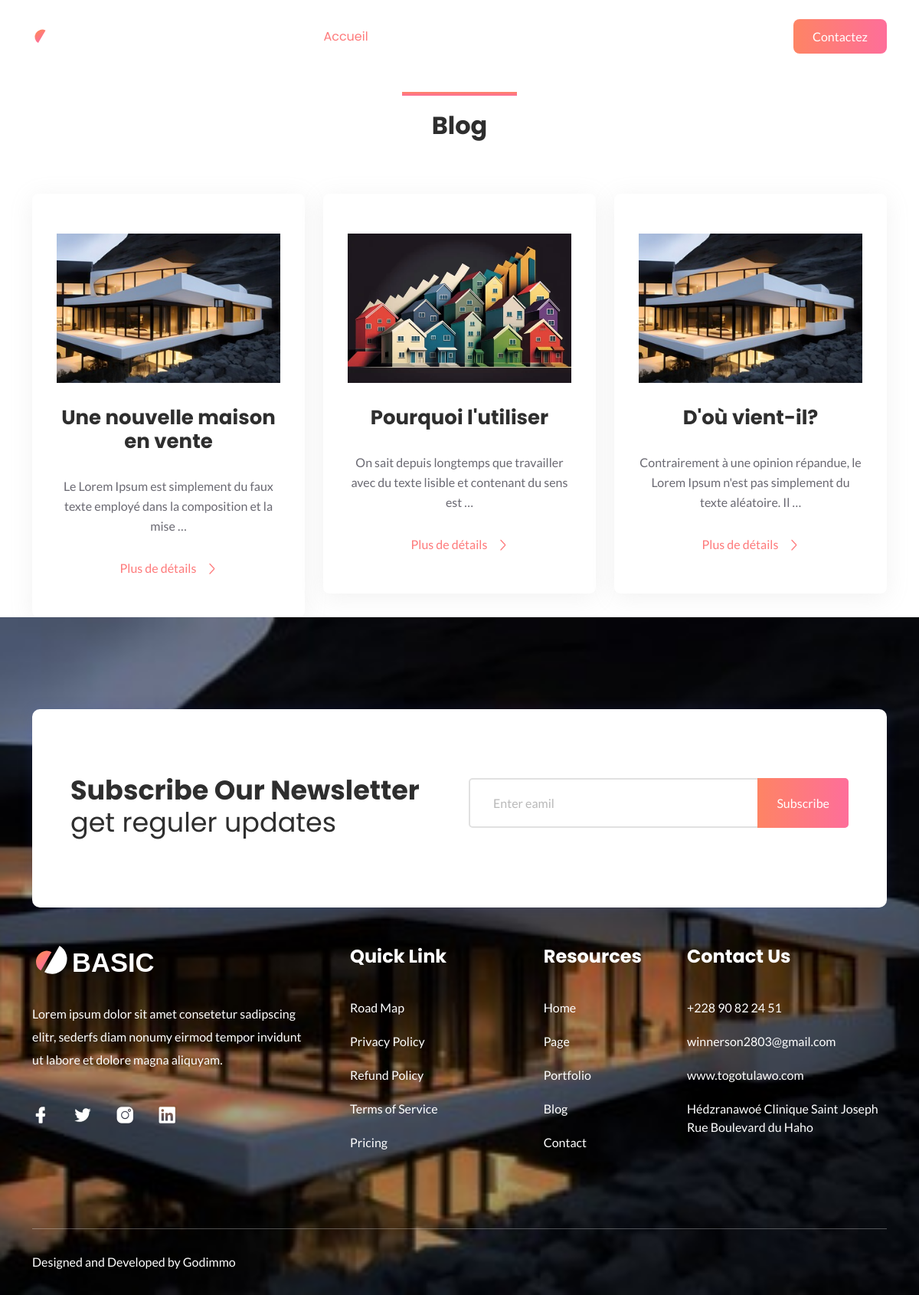
The page /liste_article/ on the database its author committed.
### immobilier/models.py (models this page shows, shortened)
class Article(models.Model):
    titre= models.CharField(max_length=200)
    contenu= models.TextField()
    image= models.ImageField(upload_to="images", null=True)
    date= models.DateTimeField(auto_now_add=True)

### immobilier/views.py (the view)
# urls.py: path('liste_article/', views.liste_article, name='liste_article'),
def liste_article(request):
    tous_les_articles= Article.objects.all()
    return render(request, 'liste_article.html', locals())

### immobilier/templates/liste_article.html (shortened to what this page needs)
{% extends 'page_accueil.html'%}
{% load static %}
{% block content %}
 <section id="features" class="services-area pt-120">
    <div class="container">
      <div class="row justify-content-center">
        <div class="col-lg-10">
          <div class="section-title text-center pb-40">
            <div class="line m-auto"></div>
            <h3 class="title">
              Blog
            </h3>
          </div>
        </div>
      </div>
      <div class="row justify-content-center">
        {% for article in tous_les_articles %}
        <div class="col-lg-4 col-md-7 col-sm-8">
            <div
              class="single-services text-center mt-30 wow fadeIn"
              data-wow-duration="1s"
              data-wow-delay="0.5s"
            >
              <div class="services-icon">
                <img
                  class="shape"
                  src="{{ article.image.url }}"
                  alt="shape"
                />
              </div>
              <div class="services-content mt-30">
                <h4 class="services-title">
                  <a href="javascript:void(0)"> {{ article.titre }} </a>
                </h4>
                <p class="text">
                {{ article.contenu|truncatewords:15}}
                </p>
                <a class="more" href="{% url 'detail_article' article.id %}"
                  >Plus de détails <i class="lni lni-chevron-right"> </i>
                </a>
              </div>
            </div>
          </div>
        {% endfor %}
      </div>
    </div>
  </section>
{% endblock %}

### immobilier/templates/page_accueil.html (shortened to what this page needs)
{% load static %}
<!DOCTYPE html>
<html class="no-js" lang="en">
  <head>
    <link rel="stylesheet" href="{% static 'assets/css/animate.css' %}"/>
    <link rel="stylesheet" href="{% static 'assets/css/glightbox.min.css' %}" />
    <link rel="stylesheet" href="{% static 'assets/css/lineIcons.css' %}" />
    <link rel="stylesheet" href="{% static 'assets/css/bootstrap.min.css' %}" />
    <link rel="stylesheet" href="{% static 'assets/css/style.css' %}" />
  </head>
  <body>
    <header class="header-area">
      <div class="navbar-area">
        <div class="container">
          <div class="row">
            <div class="col-lg-12">
              <nav class="navbar navbar-expand-lg">
                <a class="navbar-brand" href="index.html">
                  <img src="{% static 'assets/images/logo/logo.svg' %}" alt="Logo" />
                </a>
                <div
                  class="collapse navbar-collapse sub-menu-bar"
                  id="navbarSupportedContent"
                >
                  <ul id="nav" class="navbar-nav ms-auto">
                    <li class="nav-item">
                      <a class="page-scroll active" href="#home">Accueil</a>
                    </li>
                    <li class="nav-item">
                      <a class="page-scroll" href="#features">Services</a>
                    </li>
                    <li class="nav-item">
                      <a class="page-scroll" href="#about">A propos</a>
                    </li>
                    <li class="nav-item">
                      <a class="page-scroll" href="#facts">Mission</a>
                    </li>
                    <li class="nav-item">
                      <a href="javascript:void(0)">Equipe</a>
                    </li>
                    <li class="nav-item">
                      <a href="{% url 'liste_article' %}">Blog</a>
                    </li>
                  </ul>
                </div>
                <div class="navbar-btn d-none d-sm-inline-block">
                  <a
                    class="main-btn"
                    data-scroll-nav="0"
                    href="#footer"
                    rel="nofollow"
                  >
                    Contactez
                  </a>
                </div>
              </nav>
            </div>
          </div>
        </div>
      </div>
      {% block content %}{% endblock %}
    <footer id="footer" class="footer-area pt-120">
      <div class="container">
        <div
          class="subscribe-area wow fadeIn"
          data-wow-duration="1s"
          data-wow-delay="0.5s"
        >
          <div class="row">
            <div class="col-lg-6">
              <div class="subscribe-content mt-45">
                <h2 class="subscribe-title">
                  Subscribe Our Newsletter <span>get reguler updates</span>
                </h2>
              </div>
            </div>
            <div class="col-lg-6">
              <div class="subscribe-form mt-50">
                <form method="post" action="{% url 'page_accueil' %}">
                  <input name="email" type="text" placeholder="Enter eamil" />
                  <button class="main-btn">Subscribe</button>
                </form>
              </div>
            </div>
          </div>
        </div>
        <div class=" pb-100">
          <div class="row">
            <div class="col-lg-4 col-md-6 col-sm-8">
              <div
                class="footer-about mt-50 wow fadeIn"
                data-wow-duration="1s"
                data-wow-delay="0.2s"
              >
                <a class="logo" href="javascript:void(0)">
                  <img src="{% static 'assets/images/logo/logo.svg' %}" alt="logo" />
                </a>
                <p class="text">
                  Lorem ipsum dolor sit amet consetetur sadipscing elitr,
                  sederfs diam nonumy eirmod tempor invidunt ut labore et dolore
                  magna aliquyam.
                </p>
                <ul class="social">
                  <li>
                    <a href="javascript:void(0)">
                      <i class="lni lni-facebook-filled"> </i>
                    </a>
                  </li>
                  <li>
                    <a href="javascript:void(0)">
                      <i class="lni lni-twitter-filled"> </i>
                    </a>
                  </li>
                  <li>
                    <a href="javascript:void(0)">
                      <i class="lni lni-instagram-filled"> </i>
                    </a>
                  </li>
                  <li>
                    <a href="javascript:void(0)">
                      <i class="lni lni-linkedin-original"> </i>
                    </a>
                  </li>
                </ul>
              </div>
            </div>
            <div class="col-lg-5 col-md-7 col-sm-12">
              <div class="footer-link d-flex mt-50 justify-content-sm-between">
                <div
                  class="link-wrapper wow fadeIn"
                  data-wow-duration="1s"
                  data-wow-delay="0.4s"
                >
                  <div class="footer-title">
                    <h4 class="title">Quick Link</h4>
                  </div>
                  <ul class="link">
                    <li><a href="javascript:void(0)">Road Map</a></li>
                    <li><a href="javascript:void(0)">Privacy Policy</a></li>
                    <li><a href="javascript:void(0)">Refund Policy</a></li>
                    <li><a href="javascript:void(0)">Terms of Service</a></li>
                    <li><a href="javascript:void(0)">Pricing</a></li>
                  </ul>
                </div>
                <div
                  class="link-wrapper wow fadeIn"
                  data-wow-duration="1s"
                  data-wow-delay="0.6s"
                >
                  <div class="footer-title">
                    <h4 class="title">Resources</h4>
                  </div>
                  <ul class="link">
                    <li><a href="javascript:void(0)">Home</a></li>
                    <li><a href="javascript:void(0)">Page</a></li>
                    <li><a href="javascript:void(0)">Portfolio</a></li>
                    <li><a href="javascript:void(0)">Blog</a></li>
                    <li><a href="javascript:void(0)">Contact</a></li>
                  </ul>
                </div>
              </div>
            </div>
            <div class="col-lg-3 col-md-5 col-sm-12">
              <div
                class="footer-contact mt-50 wow fadeIn"
                data-wow-duration="1s"
                data-wow-delay="0.8s"
              >
                <div class="footer-title">
                  <h4 class="title">Contact Us</h4>
                </div>
                <ul class="contact">
                  <li>+228 90 82 24 51</li>
                  <li>winnerson2803@gmail.com</li>
                  <li>www.togotulawo.com</li>
                  <li>
                    Hédzranawoé Clinique Saint Joseph <br />
                    Rue Boulevard du Haho
                  </li>
                </ul>
              </div>
            </div>
          </div>
        </div>
        <div class="footer-copyright">
          <div class="row">
            <div class="col-lg-12">
              <div class="copyright d-sm-flex justify-content-between">
                <div class="copyright-content">
                  <p class="text">
                    Designed and Developed by
                    <a href="https://togotulawo.com" rel="nofollow">Godimmo</a>
                  </p>
                </div>
              </div>
            </div>
          </div>
        </div>
      </div>
      <div id="particles-2"></div>
    </footer>
  </body>
</html>

### rows shown on the page
Article: image (picture), titre "Une nouvelle maison en vente", contenu "Le Lorem Ipsum est simplement du faux texte employé dans la composition et la mise …"
Article: image (picture), titre "Pourquoi l'utiliser", contenu "On sait depuis longtemps que travailler avec du texte lisible et contenant du sens est …"
Article: image (picture), titre "D'où vient-il?", contenu "Contrairement à une opinion répandue, le Lorem Ipsum n'est pas simplement du texte aléatoire. Il …"
